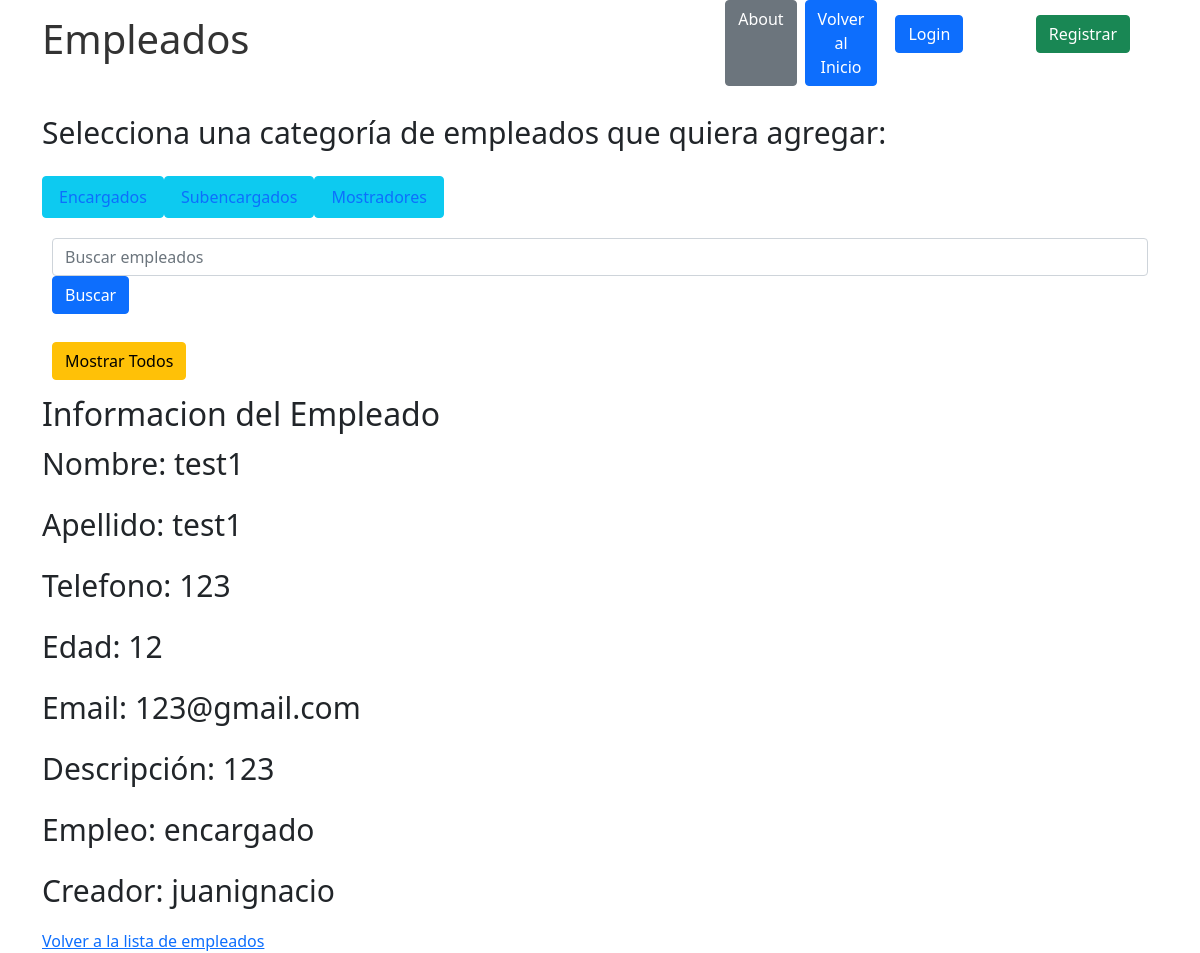
/empleados/ver_informacion_empleado/22/, run on the app's committed database.
### empleados/models.py (models this page shows)
class encargado(models.Model):
    Nombre = models.CharField(max_length=64)
    Apellido = models.CharField(max_length=64)
    telefono = models.CharField(max_length=20)
    edad = models.IntegerField()
    email = models.EmailField()
    descripcion = models.CharField(max_length=100)
    empleo = models.CharField(max_length=64, default='encargado')
    creador = models.ForeignKey(User, on_delete=models.SET_NULL, null=True)

### empleados/views.py (the view)
# urls.py: path('ver_informacion_empleado/<int:empleado_id>/', views.ver_informacion_empleado, name='ver_informacion_empleado'),
def ver_informacion_empleado(request, empleado_id):
    empleado = (
        encargado.objects.filter(id=empleado_id).first() or
        subencargado.objects.filter(id=empleado_id).first() or
        mostrador.objects.filter(id=empleado_id).first()
    )
    return render(request, 'ver_informacion_empleado.html', {'empleado': empleado})

### empleados/templates de empleados/ver_informacion_empleado.html
{% extends 'base.html' %}
{% block content %}
  <h2>Informacion del Empleado</h2>
  <p>Nombre: {{ empleado.Nombre }}</p>
  <p>Apellido: {{ empleado.Apellido }}</p>
  <p>Telefono: {{ empleado.telefono }}</p>
  <p>Edad: {{ empleado.edad }}</p>
  <p>Email: {{ empleado.email }}</p>
  <p>Descripción: {{ empleado.descripcion }}</p>
  <p>Empleo: {{ empleado.empleo }}</p>
  <p>Creador: {{ empleado.creador }}</p>
  <a href="{% url 'mostrarempleados' %}">Volver a la lista de empleados</a>
{% endblock %}

### static/css/css.css (style rules this page uses)
body { background-color: rgb(238, 244, 238); }
p { font-size: 30px; }

### data on the page
encargado: Nombre "test1", Apellido "test1", telefono "123", edad "12", email "123@gmail.com", descripcion "123", empleo "encargado", creador "juanignacio"
